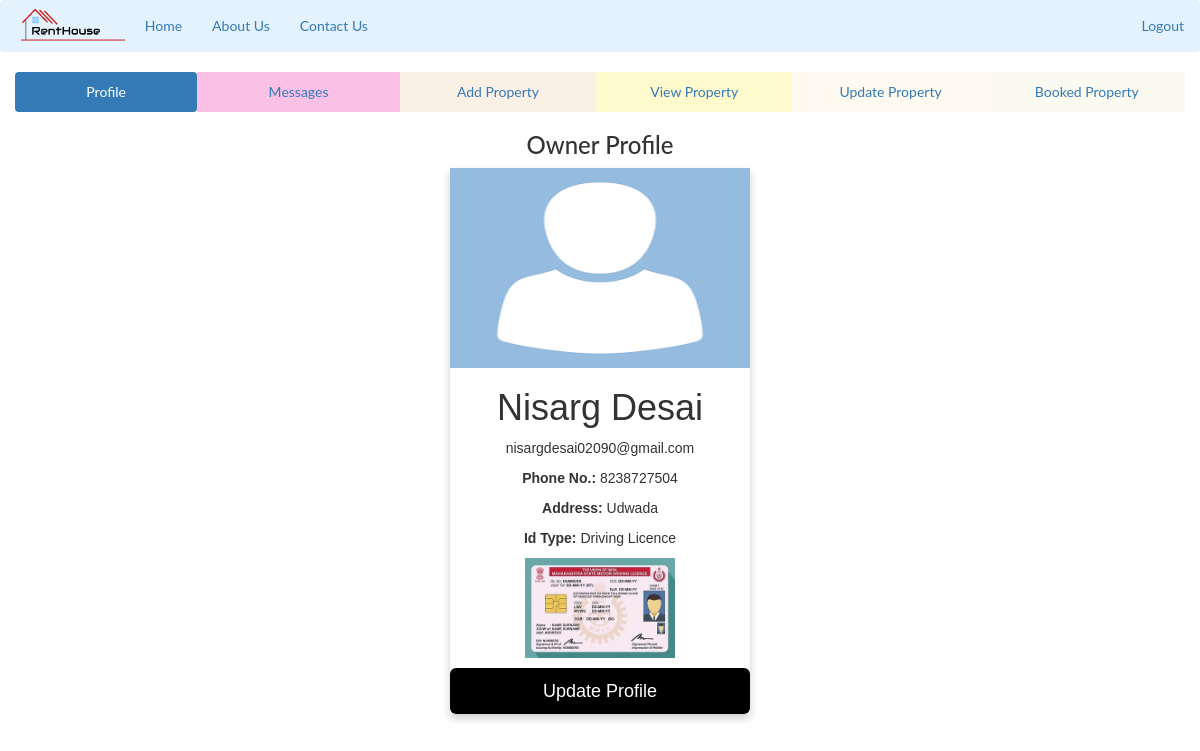
/owner/owner-index.php (signed in), run on the app's committed database.
### tables this page shows
CREATE TABLE `owner` (
  `owner_id` int(10) NOT NULL,
  `full_name` varchar(100) NOT NULL,
  `email` varchar(100) NOT NULL,
  `password` varchar(100) NOT NULL,
  `phone_no` bigint(10) NOT NULL,
  `address` varchar(200) NOT NULL,
  `id_type` varchar(100) NOT NULL,
  `id_photo` varchar(1000) NOT NULL
);

### owner/owner-index.php (the view, shortened to what this page needs)
<?php
include("navbar.php");
 ?>
<head>
<link rel="stylesheet" type="text/css" href="style.css">
</head>
<body>
 <div class="container-fluid">
  <ul class="nav nav-pills nav-justified">
    <li class="active" style="background-color: #FFF8DC"><a data-toggle="pill" href="#home">Profile</a></li>
    <li style="background-color: #FAC0E6"><a data-toggle="pill" href="#menu4">Messages</a></li>
    <li style="background-color: #FAF0E6"><a data-toggle="pill" href="#menu1">Add Property</a></li>
    <li style="background-color: #FFFACD"><a data-toggle="pill" href="#menu2">View Property</a></li>
    <li style="background-color: #FFFAF0"><a data-toggle="pill" href="#menu3">Update Property</a></li>
    <li style="background-color: #FAFAF0"><a data-toggle="pill" href="#menu6">Booked Property</a></li>
  </ul>
  <div class="tab-content">
    <div id="home" class="tab-pane fade in active">
      <center><h3>Owner Profile</h3></center>
      <div class="container">
      <?php
        include("../config/config.php");
        $u_email= $_SESSION["email"];
        $sql="SELECT * from owner where email='$u_email'";
        $result=mysqli_query($db,$sql);
        if(mysqli_num_rows($result)>0)
      {
          while($rows=mysqli_fetch_assoc($result)){
       ?>
        <div class="card">
  <img src="../images/avatar.png" alt="John" style="height:200px; width: 100%">
  <h1><?php echo $rows['full_name']; ?></h1>
  <p class="title"><?php echo $rows['email']; ?></p>
  <p><b>Phone No.: </b><?php echo $rows['phone_no']; ?></p>
  <p><b>Address: </b><?php echo $rows['address']; ?></p>
  <p><b>Id Type: </b><?php echo $rows['id_type']; ?></p>
  <p><img src="../<?php echo $rows['id_photo']; ?>" height="100px"></p>
  <p><button type="button" class="btn btn-lg" data-toggle="modal" data-target="#myModal">Update Profile</button></p>
</div>
    </div>
    </div>
            <?php
      $owner_id=$rows['owner_id'];
      $sql1="SELECT * FROM owner where owner_id='$owner_id' ";
    $query1 = mysqli_query($db,$sql1);
  if(mysqli_num_rows($query1)>0){
    while($row= mysqli_fetch_assoc($query1)){
?>
<link rel="stylesheet" type="text/css" href="message-style1.css">
<?php
    }
  }}}?>
  </div>
</div>
</body>

### owner/style.css (style rules this page uses)
* { box-sizing: border-box; }
.card { box-shadow: 0 4px 8px 0 rgba(0, 0, 0, 0.2); max-width: 300px; margin: auto; text-align: center; font-family: arial; }
button { border: none; outline: 0; display: inline-block; padding: 8px; color: white; background-color: #000; text-align: center; cursor: pointer; width: 100%; font-size: 18px; }

### owner/message-style1.css (style rules this page uses)
* { box-sizing: border-box }
body { font-family: "Lato", sans-serif; }

### data on the page
owner: full_name "Nisarg Desai", email "nisargdesai02090@gmail.com", phone_no "8238727504", address "Udwada", id_type "Driving Licence", id_photo (picture)
